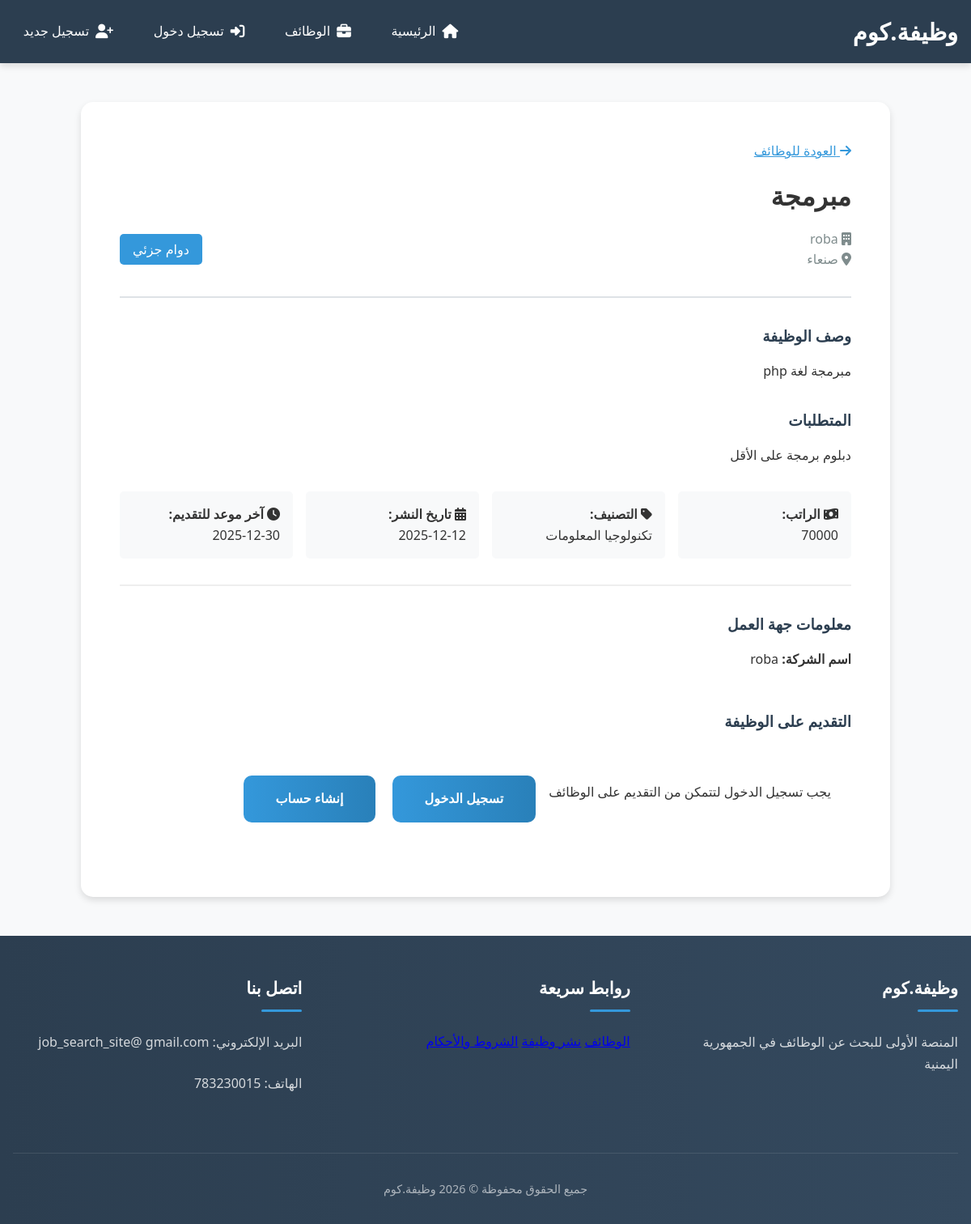
The app's page /job_details.php?id=1 with its own data.
### tables this page shows
CREATE TABLE `jobs` (
  `id` int(11) NOT NULL,
  `title` varchar(200) NOT NULL,
  `description` text NOT NULL,
  `requirements` text DEFAULT NULL,
  `location` varchar(100) DEFAULT NULL,
  `salary` varchar(50) DEFAULT NULL,
  `job_type` enum('دوام كامل','دوام جزئي','عن بعد','عقد') DEFAULT 'دوام كامل',
  `category_id` int(11) DEFAULT NULL,
  `employer_id` int(11) DEFAULT NULL,
  `status` enum('active','inactive','filled') DEFAULT 'active',
  `created_at` timestamp NOT NULL DEFAULT current_timestamp(),
  `deadline` date DEFAULT NULL
);

CREATE TABLE `users` (
  `id` int(11) NOT NULL,
  `username` varchar(50) NOT NULL,
  `email` varchar(100) NOT NULL,
  `password` varchar(255) NOT NULL,
  `full_name` varchar(100) DEFAULT NULL,
  `phone` varchar(20) DEFAULT NULL,
  `user_type` enum('job_seeker','employer') DEFAULT 'job_seeker',
  `company_name` varchar(100) DEFAULT NULL,
  `created_at` timestamp NOT NULL DEFAULT current_timestamp()
);

CREATE TABLE `categories` (
  `id` int(11) NOT NULL,
  `name` varchar(50) NOT NULL,
  `description` text DEFAULT NULL
);

### functions.php (called while the page is built, shortened)
<?php
function getJobDetails($conn, $job_id) {
    $sql = "SELECT jobs.*, categories.name as category_name,
            users.company_name, users.phone as company_phone
            FROM jobs
            LEFT JOIN categories ON jobs.category_id = categories.id
            LEFT JOIN users ON jobs.employer_id = users.id
            WHERE jobs.id = '$job_id'";
    $result = mysqli_query($conn, $sql);
    return mysqli_fetch_assoc($result);
}
?>

### job_details.php (the view, shortened to what this page needs)
<!DOCTYPE html>
<html lang="en">
<head>
    <link rel="stylesheet" href="css/style.css">
</head>
<body>
<?php
require_once 'config/database.php';
require_once 'includes/header.php';
require_once 'includes/functions.php';
$job_id = mysqli_real_escape_string($conn, $_GET['id']);
$job = getJobDetails($conn, $job_id);
?>
<div class="container">
    <div class="job-details">
        <a href="jobs.php" style="display: inline-block; margin-bottom: 1rem; color: var(--secondary-color);">
            <i class="fas fa-arrow-right"></i> العودة للوظائف
        </a>
        <div class="job-header">
            <h1><?php echo htmlspecialchars($job['title']); ?></h1>
            <div style="display: flex; justify-content: space-between; align-items: center; margin-top: 1rem;">
                <div>
                    <p style="color: var(--gray-color);">
                        <i class="fas fa-building"></i>
                        <?php echo htmlspecialchars($job['company_name'] ?: 'شركة خاصة'); ?>
                    </p>
                    <p style="color: var(--gray-color);">
                        <i class="fas fa-map-marker-alt"></i>
                        <?php echo htmlspecialchars($job['location']); ?>
                    </p>
                </div>
                <div>
                    <span class="job-type" style="background-color: var(--secondary-color); color: white; padding: 0.5rem 1rem; border-radius: 5px;">
                        <?php echo htmlspecialchars($job['job_type']); ?>
                    </span>
                </div>
            </div>
        </div>
        <div class="job-info">
            <h3 style="margin-bottom: 1rem; color: var(--primary-color);">وصف الوظيفة</h3>
            <p style="margin-bottom: 2rem;"><?php echo nl2br(htmlspecialchars($job['description'])); ?></p>
            <?php if(!empty($job['requirements'])): ?>
            <h3 style="margin-bottom: 1rem; color: var(--primary-color);">المتطلبات</h3>
            <div style="margin-bottom: 2rem;"><?php echo nl2br(htmlspecialchars($job['requirements'])); ?></div>
            <?php endif; ?>
            <div class="job-meta-details" style="display: grid; grid-template-columns: repeat(auto-fit, minmax(200px, 1fr)); gap: 1rem; margin-bottom: 2rem;">
                <?php if(!empty($job['salary'])): ?>
                <div style="background: #f8f9fa; padding: 1rem; border-radius: 5px;">
                    <strong><i class="fas fa-money-bill-wave"></i> الراتب:</strong>
                    <p><?php echo htmlspecialchars($job['salary']); ?></p>
                </div>
                <?php endif; ?>
                <div style="background: #f8f9fa; padding: 1rem; border-radius: 5px;">
                    <strong><i class="fas fa-tag"></i> التصنيف:</strong>
                    <p><?php echo htmlspecialchars($job['category_name']); ?></p>
                </div>
                <div style="background: #f8f9fa; padding: 1rem; border-radius: 5px;">
                    <strong><i class="fas fa-calendar-alt"></i> تاريخ النشر:</strong>
                    <p><?php echo date('Y-m-d', strtotime($job['created_at'])); ?></p>
                </div>
                <?php if(!empty($job['deadline'])): ?>
                <div style="background: #f8f9fa; padding: 1rem; border-radius: 5px;">
                    <strong><i class="fas fa-clock"></i> آخر موعد للتقديم:</strong>
                    <p><?php echo htmlspecialchars($job['deadline']); ?></p>
                </div>
                <?php endif; ?>
            </div>
        </div>
        <?php if(!empty($job['company_name'])): ?>
        <div class="company-info" style="margin-top: 2rem; padding-top: 2rem; border-top: 2px solid #eee;">
            <h3 style="margin-bottom: 1rem; color: var(--primary-color);">معلومات جهة العمل</h3>
            <p><strong>اسم الشركة:</strong> <?php echo htmlspecialchars($job['company_name']); ?></p>
        </div>
        <?php endif; ?>
        <div class="application-form" style="margin-top: 3rem;">
            <h3 style="margin-bottom: 1rem; color: var(--primary-color);">التقديم على الوظيفة</h3>
            <?php if(isset($_SESSION['user_id'])): ?>
                <?php if($_SESSION['user_type'] == 'job_seeker'): ?>
                    <form method="POST" action="" enctype="multipart/form-data">
                        <div class="form-group">
                            <label for="cover_letter">رسالة التغطية</label>
                            <textarea id="cover_letter" name="cover_letter" class="form-control" rows="5"
                                      placeholder="أكتب رسالتك هنا..."></textarea>
                        </div>
                        <div class="form-group">
                            <label for="resume">رفع السيرة الذاتية (PDF أو Word)</label>
                            <input type="file" id="resume" name="resume" class="form-control" accept=".pdf,.doc,.docx">
                            <small>الحد الأقصى للحجم: 5MB</small>
                        </div>
                        <button type="submit" class="apply-btn btn-block">تقديم الطلب</button>
                    </form>
                <?php else: ?>
                    <div class="alert alert-error">
                        <p>يجب أن تكون باحثاً عن عمل لتتمكن من التقديم على الوظائف</p>
                        <a href="index.php" class="btn" style="margin-top: 1rem;">العودة للرئيسية</a>
                    </div>
                <?php endif; ?>
            <?php else: ?>
                <div class="alert alert-error">
                    <p>يجب تسجيل الدخول لتتمكن من التقديم على الوظائف</p>
                    <div style="margin-top: 1rem;">
                        <a href="login.php" class="btn">تسجيل الدخول</a>
                        <a href="register.php" class="btn" style="background-color: var(--gray-color); margin-right: 1rem;">إنشاء حساب</a>
                    </div>
                </div>
            <?php endif; ?>
        </div>
    </div>
</div>
</body>
</html>
<?php require_once 'includes/footer.php'; ?>

### style.css (style rules this page uses)
* { margin: 0; padding: 0; box-sizing: border-box; font-family: 'Segoe UI', Tahoma, Geneva, Verdana, sans-serif; }
:root { --primary-color: #2c3e50; --secondary-color: #3498db; --accent-color: #e74c3c; --light-color: #ecf0f1; --dark-color: #2c3e50; --gray-color: #7f8c8d; --success-color: #27ae60; --warning-color: #f39c12; --danger-color: #e74c3c; --info-color: #17a2b8; --purple-color: #9b59b6; --light-gray: #f8f9fa; --border-color: #dee2e6; --text-color: #333; --text-light: #6c757d; --shadow-sm: 0 2px 4px rgba(0,0,0,0.1); --shadow-md: 0 4px 8px rgba(0,0,0,0.12); --shadow-lg: 0 8px 16px rgba(0,0,0,0.15); --shadow-xl: 0 10px 25px rgba(0,0,0,0.2); --border-radius-sm: 5px; --border-radius-md: 10px; --border-radius-lg: 15px; --border-radius-xl: 20px; --spacing-xs: 0.5rem; --spacing-sm: 1rem; --spacing-md: 1.5rem; --spacing-lg: 2rem; --spacing-xl: 3rem; }
html { scroll-behavior: smooth; }
body { background-color: var(--light-gray); color: var(--text-color); line-height: 1.6; direction: rtl; min-height: 100vh; display: flex; flex-direction: column; }
.container { width: 100%; max-width: 1200px; margin: 0 auto; padding: 0 var(--spacing-sm); }
.job-details { background: white; border-radius: var(--border-radius-lg); padding: var(--spacing-xl); margin: var(--spacing-xl) auto; max-width: 1000px; box-shadow: var(--shadow-md); animation: fadeInUp 0.6s ease-out; }
.job-header { border-bottom: 2px solid var(--border-color); padding-bottom: var(--spacing-lg); margin-bottom: var(--spacing-lg); position: relative; }
.btn { display: inline-flex; align-items: center; justify-content: center; gap: 0.5rem; background: linear-gradient(to right, var(--secondary-color), #2980b9); color: white; border: none; padding: 1rem 2.5rem; border-radius: var(--border-radius-md); cursor: pointer; font-size: 1rem; font-weight: 600; text-decoration: none; transition: all 0.3s ease; position: relative; overflow: hidden; }
.btn::before { content: ''; position: absolute; top: 50%; right: 50%; width: 0; height: 0; border-radius: 50%; background: rgba(255, 255, 255, 0.2); transform: translate(50%, -50%); transition: width 0.6s, height 0.6s; }
.alert { padding: 1.2rem 1.5rem; border-radius: var(--border-radius-md); margin-bottom: var(--spacing-md); border: 1px solid transparent; display: flex; align-items: center; gap: 1rem; animation: slideInRight 0.5s ease-out; }

### records on screen
jobs: title "مبرمجة", employer.company_name "roba", location "صنعاء", job_type "دوام جزئي", description "مبرمجة لغة php", requirements "دبلوم برمجة على الأقل", salary "70000", category.name "تكنولوجيا المعلومات", created_at "2025-12-12", deadline "2025-12-30"
